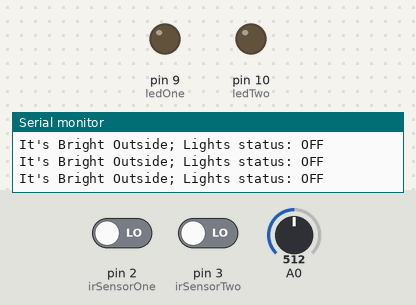
A sketch run on a simulated Arduino Uno, built with avr-gcc and run on an emulated ATmega328P. Shown: output pins drawn as LEDs (lit = HIGH), the last lines printed to the serial monitor. The inputs (shaded band) are chosen by the test bench; at power-on: A0 = 512, pin 2 (irSensorOne) LOW, pin 3 (irSensorTwo) LOW.

Above: at 1.2 s.
1.3 s: A0 set to 163
4.3 s: A0 set to 137
At 5.0 s:
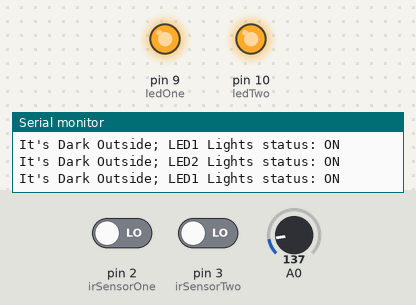
Timing chart, 0 to 7.3 s (numbered marks = the images above; inputs shaded):
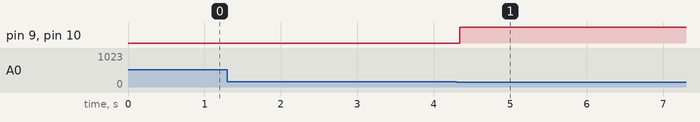

Measured:
- the behaviour switches between 150 and 149 on A0 (found by bisection; images 0 and 1)
- after the input at 4.3 s, pin 9 (ledOne), pin 10 (ledTwo): LOW → HIGH at once

The sketch:

Smart_lighting.ino
```cpp
#define irSensorOne 2
#define irSensorTwo 3
#define ledOne 9
#define ledTwo 10

void setup() {
  Serial.begin(9600);
  pinMode(A0, INPUT);
  pinMode(irSensorOne, INPUT);
  pinMode(irSensorOne, INPUT);

  pinMode(ledOne, OUTPUT);
  pinMode(ledTwo, OUTPUT);
}

void loop() {
  if (analogRead(A0) >= 150) {
    digitalWrite(ledOne, LOW);
    digitalWrite(ledTwo, LOW);
    Serial.println("It's Bright Outside; Lights status: OFF");
  } else {
    if (digitalRead(irSensorOne) == HIGH) {
      analogWrite(ledOne, 40);
    } else {
      analogWrite(ledOne, 255);
      Serial.println("It's Dark Outside; LED1 Lights status: ON");
    }
    if (digitalRead(irSensorTwo) == HIGH) {
      analogWrite(ledTwo, 40);

    } else {
      analogWrite(ledTwo, 255);
      Serial.println("It's Dark Outside; LED2 Lights status: ON");
    }
  }
  delay(50);
}
```
